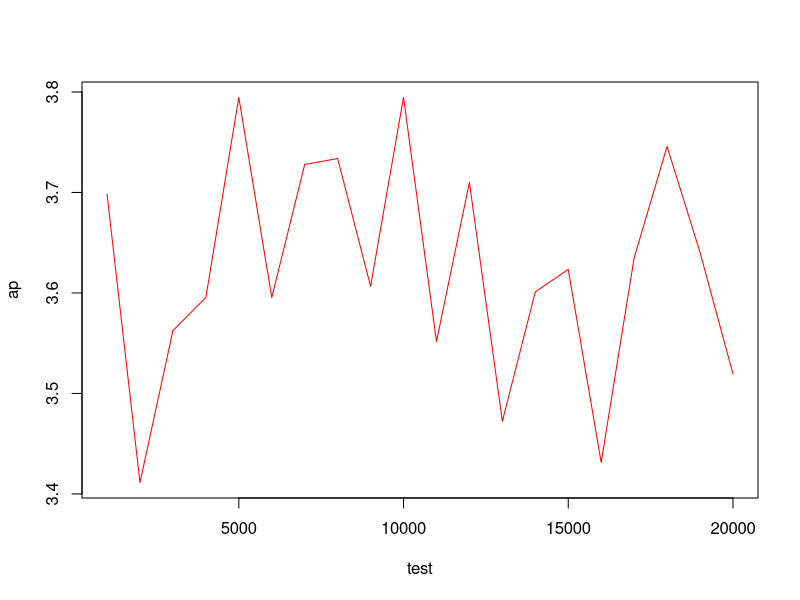

Here is the R script that generated this plot:
square<-function(u1,u2){
	return (u1**2+u2**2)
}
intermediate<-function(x){
	return (sqrt(-2*log(x)/x))
}
count<-1000
ap<-c()
for(k in 1:20){
samples1<-c()
samples2<-c()
i<-1
j<-0
while(1){
	u1<-runif(1)
	u2<-runif(1)
	u1<-2*u1-1
	u2<-2*u2-1
	j<-j+1
	x<-square(u1,u2)
	if(x>1){
		next
	}
	y<-intermediate(x)
	samples1[i]<-u1*y
	samples2[i]<-u2*y
	i<-i+1
	count<-count-2
	if (count==0){
		break
	}
}
count<-count+1000
ap[k]<-(((i-1)/j)/(1-pi/4))
}
samples<-c(samples1,samples2)
k<-1
test<-c()
constant<-1000
for (k in 1:20){
	test[k]<-constant*k
}
cat("Acceptance Probability: ",(i-1)/j,"\n")	
plot(test,ap,type="l",col="red")		